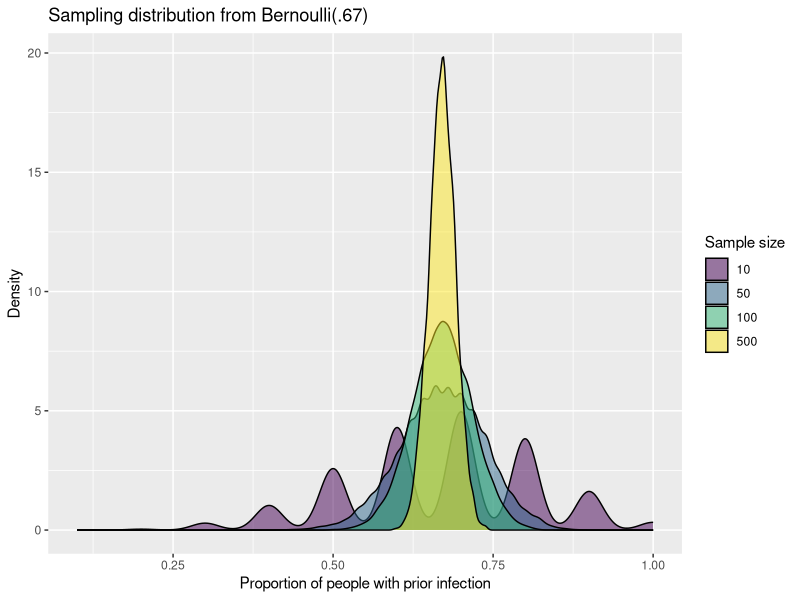

Write R code to recreate this figure. (Note: this script raises an error after producing the figure.)
## ---- chunk 1

## ---- chunk 2
library(dplyr); library(ggplot2)
## ---- chunk 3
set.seed(0)
n10 <- t(replicate(n = 10000, rbinom(10, size = 1, prob = .67)))
n10 <- rowMeans(n10)

set.seed(0)
n50 <- t(replicate(n = 10000, rbinom(50, size = 1, prob = .67)))
n50 <- rowMeans(n50)

set.seed(0)
n100 <- t(replicate(n = 10000, rbinom(100, size = 1, prob = .67)))
n100 <- rowMeans(n100)

set.seed(0)
n500 <- t(replicate(n = 10000, rbinom(500, size = 1, prob = .67)))
n500 <- rowMeans(n500)

## ---- chunk 4
data.frame(propCovid = n10, sampleSize = 10) %>%
  bind_rows(
    data.frame(n50, sampleSize = 50) %>%
      rename(propCovid = n50)
  ) %>%
  bind_rows(
    data.frame(n100, sampleSize = 100) %>%
      rename(propCovid = n100)
  )%>%
  bind_rows(
    data.frame(n500, sampleSize = 500) %>%
      rename(propCovid = n500)
  ) %>%
  ggplot(aes(x = propCovid,
             fill = as.factor(sampleSize))) +
  geom_density(alpha = .5) +
  labs(x = "Proportion of people with prior infection",
       y = "Density",
       title = "Sampling distribution from Bernoulli(.67)",
       fill = "Sample size")  +
  scale_fill_viridis_d()
## ---- chunk 5
knitr::include_graphics("img/spear.png")
## ---- chunk 6
knitr::include_graphics("img/net.png")
## ---- chunk 7
knitr::include_graphics("img/spear.png")
## ---- chunk 8
knitr::include_graphics("img/net.png")
## ---- chunk 9
knitr::include_graphics("img/ci2.png")
## ---- chunk 10
knitr::include_graphics("img/approval.png")
## ---- chunk 11
knitr::include_graphics("img/vaccine.png")
## ---- chunk 12
knitr::include_graphics("img/vaccine.png")
## ---- chunk 13
knitr::include_graphics("img/horseshoes.jpg")
